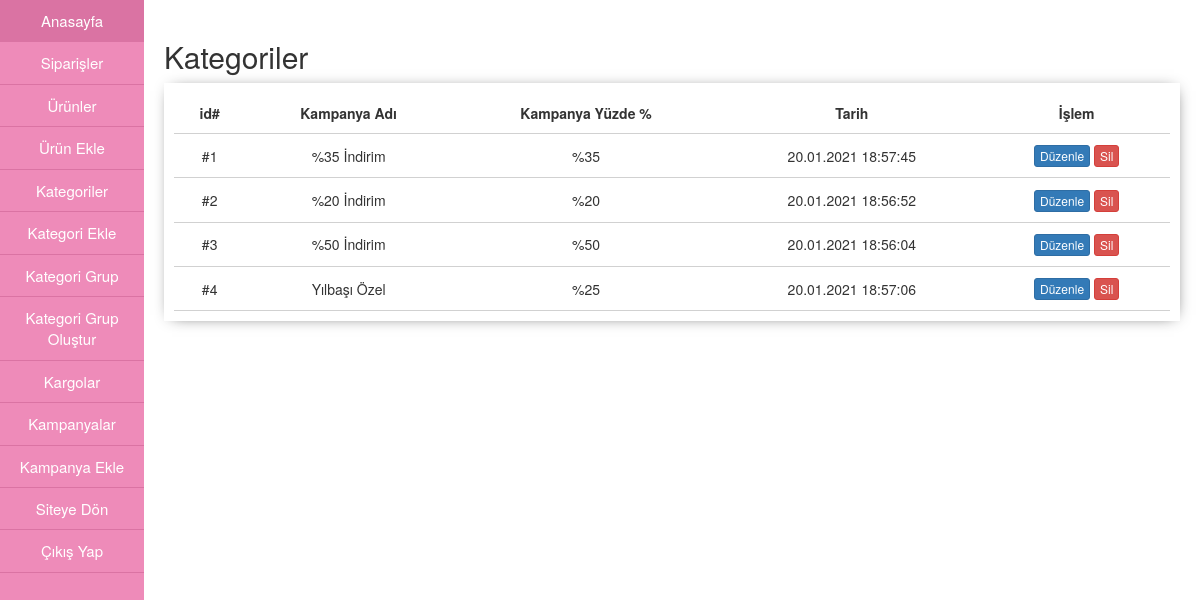
The app's page /admin/kampanyalar.php with its own data.
### tables this page shows
CREATE TABLE IF NOT EXISTS `kampanya` (
  `kampanya_id` int(11) NOT NULL AUTO_INCREMENT,
  `kampanya_adi` varchar(255) NOT NULL,
  `kampanya_yuzdesi` int(11) DEFAULT NULL,
  `kampanya_tarih` varchar(255) NOT NULL,
  PRIMARY KEY (`kampanya_id`)
);

### admin/kampanyalar.php (the view, shortened to what this page needs)
<?php
include "header.php";
include "menu.php";
 ?>
    <div class="sag-ic">
      <h2>Kategoriler</h2>
      <div class="sag-ic-tablo">
        <table>
          <tr class="baslik">
            <td>id#</td>
            <td>Kampanya Adı</td>
            <td>Kampanya Yüzde %</td>
            <td>Tarih</td>
            <td>İşlem</td>
          </tr>
          <?php
            $sorgula = mysqli_query($conn,"SELECT * FROM kampanya");
            while($yaz = mysqli_fetch_array($sorgula)){
           ?>
          <tr>
            <td>#<?php echo $yaz["kampanya_id"]; ?></td>
            <td><?php echo $yaz["kampanya_adi"]; ?></td>
            <td>%<?php echo $yaz["kampanya_yuzdesi"]; ?></td>
            <td><?php echo $yaz["kampanya_tarih"]; ?></td>
            <td>
              <a href="kampanyaduzenle.php?id=<?php echo $yaz['kampanya_id']; ?>" class="btn btn-primary btn-xs">Düzenle</a>
              <a href="kampanyasil.php?id=<?php echo $yaz['kampanya_id']; ?>" class="btn btn-danger btn-xs">Sil</a>
            </td>
          </tr>
          <?php } ?>
        </table>
      </div>
    </div>
<?php
include "footer.php";
?>

### admin/css/admin.css (style rules this page uses)
.sag-ic { float: right; width: 88%; height: 1000px; padding: 20px; }
.sag-ic table { width: 100%; }
.sag-ic table tr { border-bottom:1px solid #d1d1d1; }
.sag-ic table tr td { padding: 10px; }
.baslik { font-weight: bold; font size: 15px; }
.sag-ic-tablo { padding: 10px; box-shadow: 1px 1px 15px -7px; text-align: center; }

### records on screen
kampanya: kampanya_id "1", kampanya_adi "%35 İndirim", kampanya_yuzdesi "35", kampanya_tarih "20.01.2021 18:57:45"
kampanya: kampanya_id "2", kampanya_adi "%20 İndirim", kampanya_yuzdesi "20", kampanya_tarih "20.01.2021 18:56:52"
kampanya: kampanya_id "3", kampanya_adi "%50 İndirim", kampanya_yuzdesi "50", kampanya_tarih "20.01.2021 18:56:04"
kampanya: kampanya_id "4", kampanya_adi "Yılbaşı Özel", kampanya_yuzdesi "25", kampanya_tarih "20.01.2021 18:57:06"
